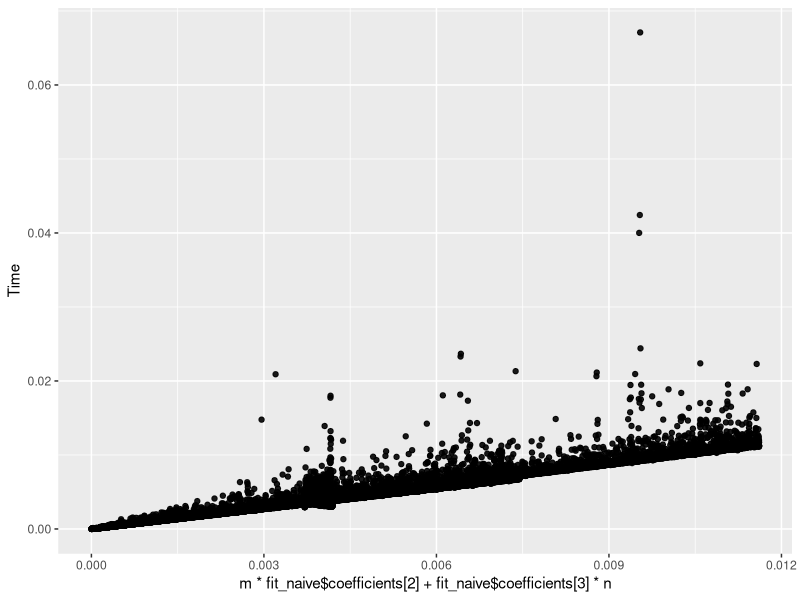
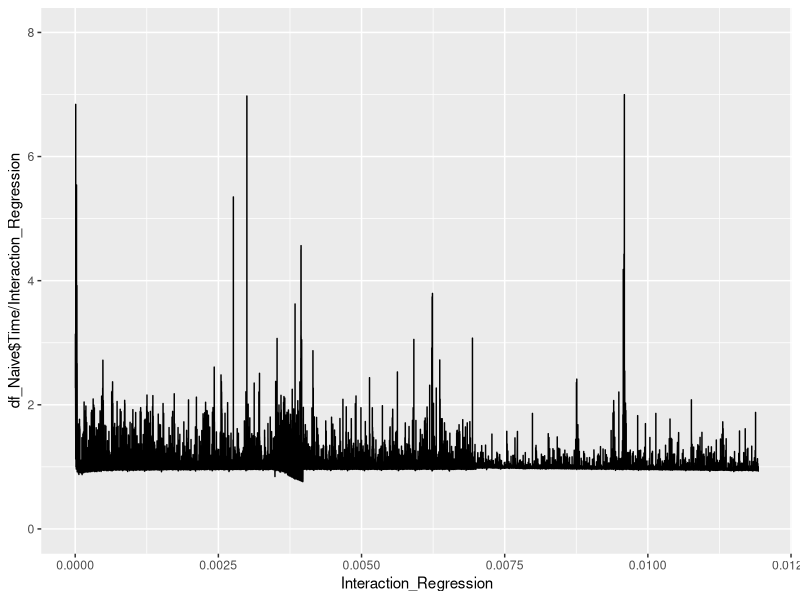
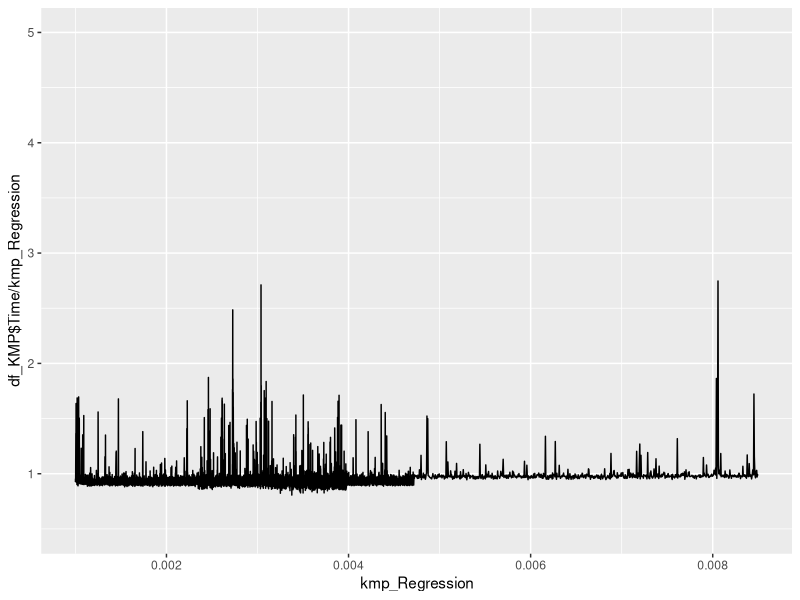
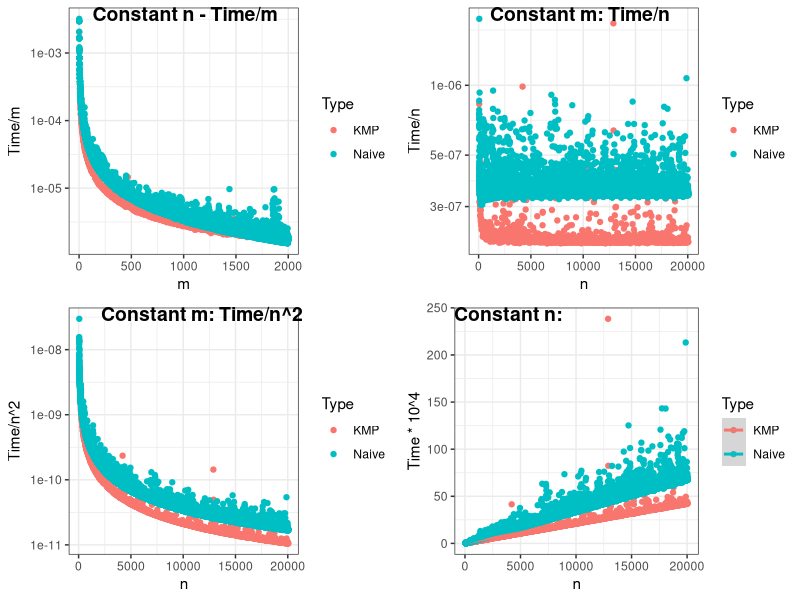

Source code (R) for these figures, in order:
## ---- chunk 1
knitr::opts_chunk$set(echo = TRUE)

library(tidyverse)

## ---- chunk 2

# Import Naive
df_Naive = read.csv("Test ExactSubstring_Naive.csv", header = FALSE)

colnames(df_Naive) = c("Function", "Time", "n", "m", "z", "RunName")

df_Naive$RunName = factor(x = df_Naive$RunName)
df_Naive$Function = factor(x = df_Naive$Function)

# Import KMP
df_KMP = read.csv("Test ExactSubstring_KMP.csv", header = FALSE)

colnames(df_KMP) = c("Function", "Time", "n", "m", "z", "RunName")

df_KMP$RunName = factor(x = df_KMP$RunName)
df_KMP$Function = factor(x = df_KMP$Function)

## ---- chunk 3


## ---- chunk 4

fit_naive = lm( data = df_Naive, formula = Time ~ m + n)
fit_naive

ggplot( data = df_Naive ) +
  geom_point( 
    aes( 
      y = Time, 
      x = m * fit_naive$coefficients[2] + fit_naive$coefficients[3] * n
    ), 
    color = "#000000", alpha = 0.9 
  ) 

## ---- chunk 5

fit_naive_poly = glm( data = df_Naive, formula = Time ~ n * m )
fit_naive_poly
inc = fit_naive_poly$coefficients[1]
c_n = fit_naive_poly$coefficients[2]
c_m = fit_naive_poly$coefficients[3]
c_nm = fit_naive_poly$coefficients[4]

Interaction_Regression = inc + c_n * df_Naive$n + c_m * df_Naive$m + df_Naive$n * df_Naive$m * c_nm
Interaction_Regression = 0 + c_n * df_Naive$n + 0 * df_Naive$m + df_Naive$n * df_Naive$m * c_nm
Interaction_Regression = 0 + c_n * df_Naive$n + 0 * df_Naive$m + df_Naive$n * df_Naive$m * c_nm

ggplot(  ) +
  geom_line( 
    aes( 
      y = df_Naive$Time / Interaction_Regression, 
      x = Interaction_Regression
    )
  ) + ylim(0, 8)


## ---- chunk 6

fit_kmp = glm( data = df_KMP, formula = Time ~ n + m )
inc = fit_kmp$coefficients[1]
c_m = fit_kmp$coefficients[3]
c_n = fit_kmp$coefficients[2]
kmp_Regression = inc + c_n * df_KMP$n + c_m * df_KMP$m
kmp_Regression = 0 + c_n * df_KMP$n + c_m * df_KMP$m

ggplot(  ) +
  geom_line( 
    aes( 
      y = df_KMP$Time / kmp_Regression, 
      x = kmp_Regression
    )
  ) + xlim(0.001, 0.0085) + ylim(0.5, 5)

## ---- chunk 7

fit_naive = lm( data = df_Naive, formula = Time ~ n + m )
fit_naive_z = lm( data = df_Naive, formula = Time ~ n + m + z )

an_naive = anova(fit_naive, fit_naive_z)
an_naive$`Pr(>F)`

## ---- chunk 8

fit_kmp = lm( data = df_KMP, formula = Time ~ n + m )
fit_kmp_z = lm( data = df_KMP, formula = Time ~ n + m + z )

an_kmp = anova(fit_kmp, fit_kmp_z)
an_kmp$`Pr(>F)`

## ---- chunk 9
library(dplyr)
library(ggpubr)
df_Naive = read.csv("Test ExactSubstring_Naive.csv", header = FALSE)
df_KMP = read.csv("Test ExactSubstring_KMP.csv", header = FALSE)
colnames(df_Naive) = c("Function", "Time", "n", "m", "z", "RunName")
colnames(df_KMP) = c("Function", "Time", "n", "m", "z", "RunName")

dat_kmp = df_KMP 
dat_naive = df_Naive
ploting <- function(dat_naive, dat_kmp){
      dat_naive <- dat_naive %>%
            mutate(type = "Naive")
    
      dat_kmp <- dat_kmp %>%
            mutate(type = "KMP")
      
      all <- rbind(dat_kmp, dat_naive)
      colnames(all) = c("Function", "Time", "n", "m", "z", "RunName", "Type")
      
      constant_n <- all %>%
              filter(n == 10000)
      
      constant_m <- all %>%
              filter(m == 10)
      return(list(constant_n, constant_m))
} 

fig <- ploting(df_Naive, df_KMP)

      #a <- qplot(y = Constant_n$Time/Constant_n$m, x = Constant_n$m) + ylim(0,0.001)
      #b <- qplot(y = Constant_m$Time/Constant_m$n, x = Constant_m$n) + ylim(0,2.5*10^-6)

      constant_n_1 <- ggplot(data = fig[[1]]) + 
        geom_point(mapping = aes(y = Time/m, x = m, color = Type)) + theme_bw() +  scale_y_log10() 
      constant_m_n_linear <- ggplot(data = fig[[2]]) + theme_bw() +
        geom_point(mapping = aes(y = Time/n, x = n, color = Type))+  scale_y_log10() 
      constant_m_non_linear <- ggplot(data = fig[[2]]) + theme_bw() +
        geom_point(mapping = aes(y = Time/n^2, x = n, color = Type))+  scale_y_log10() 
      constant_m_linear <- ggplot(data = fig[[2]]) +
        geom_point(mapping = aes(y = Time*10^4, x = n, color = Type)) + 
        geom_smooth(method = "lm", mapping = aes(y = Time*10^4, x = n, color = Type)) + theme_bw() 
      
      
      # constant_n_2 <- ggplot(data = fig[[1]]) + 
      #   geom_point(mapping = aes(y = Time/m, x = m, color = Type)) + theme_bw() +  scale_y_log10() 
      # constant_m_2<- ggplot(data = fig[[2]]) + theme_bw() +
      #   geom_point(mapping = aes(y = Time/n, x = n, color = Type))  + scale_y_log10() 
      # constant_n_linear <- ggplot(data = fig[[2]]) +
      # geom_point(mapping = aes(y = Time*10^4, x = n, color = Type)) + geom_smooth(method = "lm",mapping = aes(y = Time*10^4, x = n)) + theme_bw()

ggarrange(constant_n_1, constant_m_n_linear,constant_m_non_linear,constant_m_linear,
      labels = c('Constant n - Time/m', 'Constant m: Time/n','Constant m: Time/n^2', 'Constant n:'),
      ncol = 2, nrow = 2)
